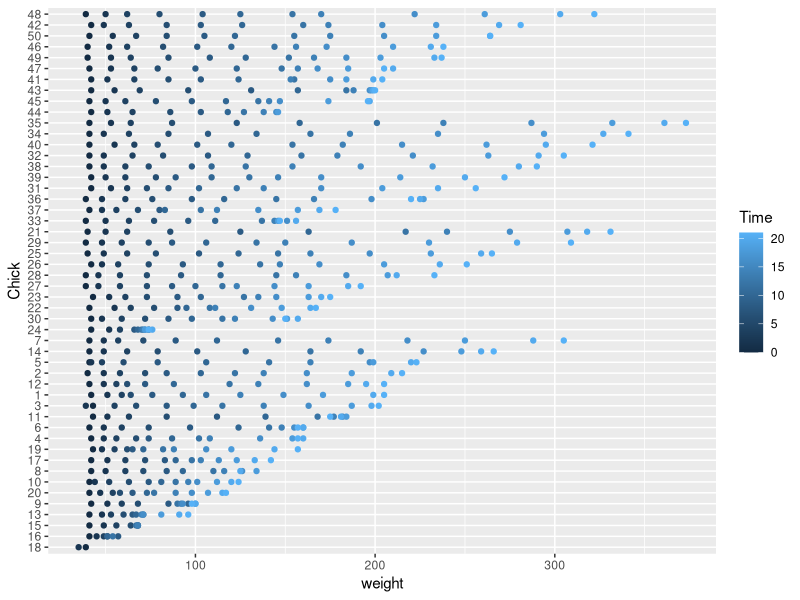
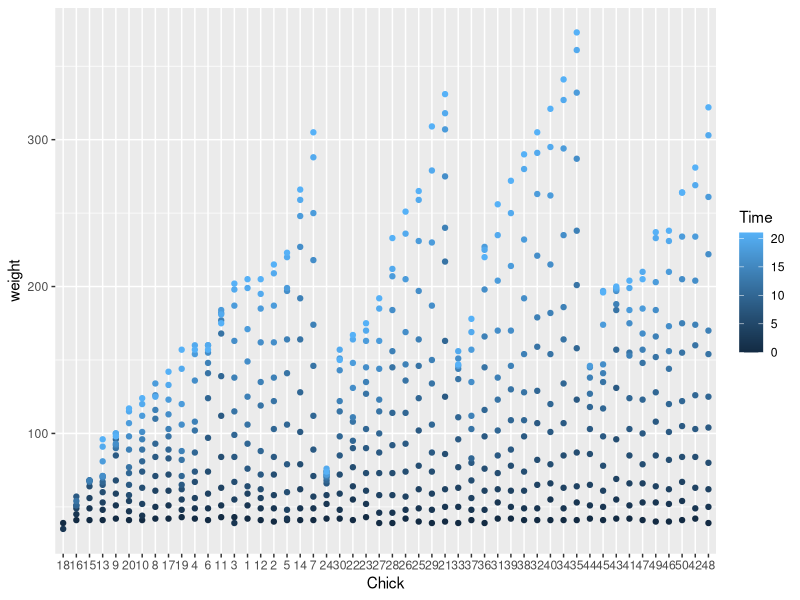
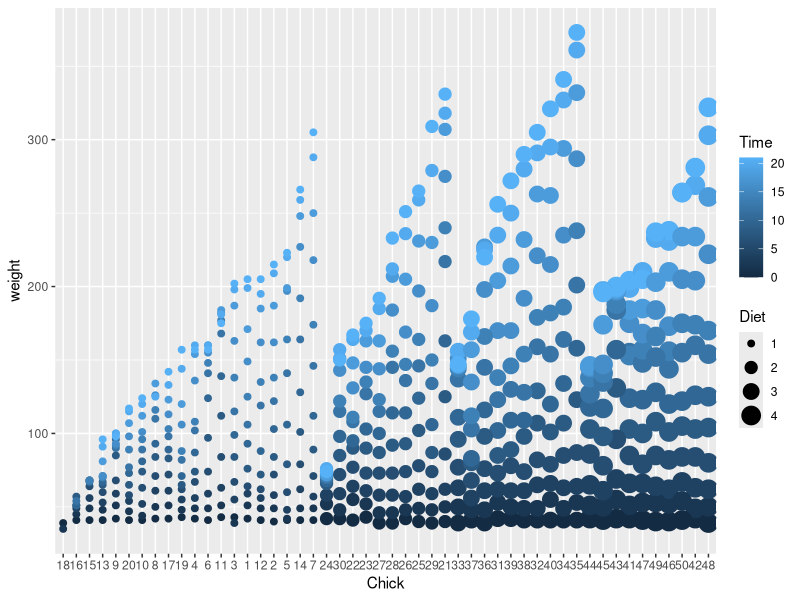

Here is the R script that generated these plots, in order:
rm(list = ls()) # clear out the variables from memory to make a clean execution of the code.

# If you want to remove all previous plots and clear the console, run the following two lines.
graphics.off() # clear out all plots from previous work.

cat("\014") # clear the console


library(tidyverse) # call the library to make plots

data() # find data sets to play with your code

names(ChickWeight) # I choose ChickWeight now check out the headers of the set

ggplot(data = ChickWeight) +
  geom_point(
    mapping = aes(
      x = weight, 
      y = Chick, 
      color = Time
      )
    )


ggplot(data = ChickWeight) +
  geom_point(
    mapping = aes(
      x = Chick, 
      y = weight, 
      color = Time
    )
  )

ggplot(data = ChickWeight) +
  geom_point(
    mapping = aes(
      x = Chick, 
      y = weight, 
      color = Time,
      size = Diet
    )
  )
